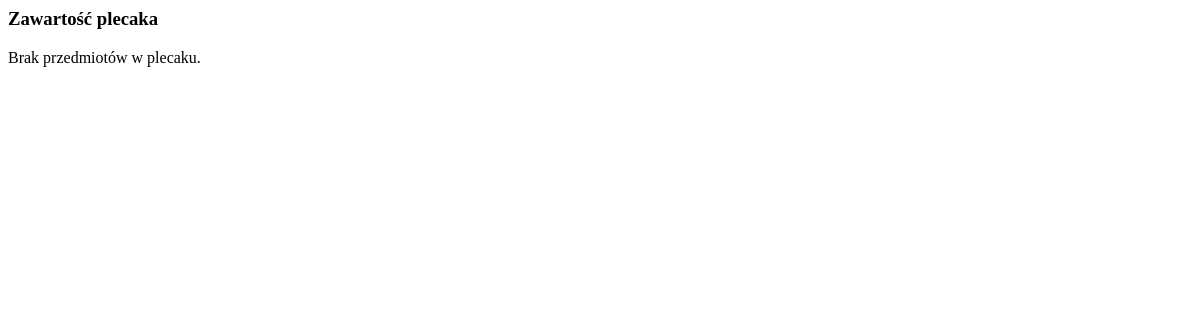
/inventory/plecak/ (signed in), run on an earlier commit of the app's database.
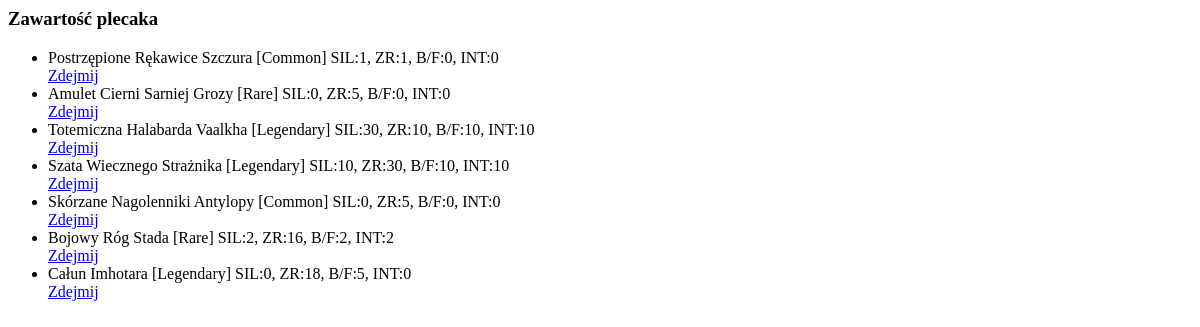
And on a later commit of the database.
### inventory/models.py (models this page shows, shortened)
class InventoryItem(models.Model):
    user = models.ForeignKey(User, on_delete=models.CASCADE)
    item = models.ForeignKey(Item, on_delete=models.CASCADE)
    equipped = models.BooleanField(default=False)

### items/models.py (models this page shows, shortened)
class Item(models.Model):
    SLOT_CHOICES = [
        ('head', 'Head'),
        ('chest', 'Chest'),
        ('legs', 'Legs'),
        ('feet', 'Feet'),
        ('hands', 'Hands'),
        ('weapon', 'Weapons'),
        ('shield', 'Shield'),
        ('accessory', 'Accessory'),
        ('none', 'Brak'),  # dla mikstur itp.
    ]
    ITEM_TYPE_CHOICES = [
        ('equipment', 'Ekwipunek'),
        ('potion_hp', 'Mikstura HP'),
        ('potion_stamina', 'Mikstura Staminy'),
    ]
    name = models.CharField(max_length=100, unique=True, help_text="Nazwa przedmiotu")
    description = models.TextField(blank=True, help_text="Opis przedmiotu")
    rarity = models.CharField(
        max_length=50,
        choices=[
            ('common', 'Common'),
            ('uncommon', 'Uncommon'),
            ('rare', 'Rare'),
            ('epic', 'Epic'),
            ('legendary', 'Legendary'),
        ],
        default='common',
        help_text="Rzadkość przedmiotu"
    )
    slot = models.CharField(
        max_length=50,
        choices=SLOT_CHOICES,
        default='none',
        help_text="Slot, do którego pasuje przedmiot"
    )
    item_type = models.CharField(
        max_length=20,
        choices=ITEM_TYPE_CHOICES,
        default='equipment',
        help_text="Typ przedmiotu"
    )
    item_level = models.IntegerField(help_text="Poziom przedmiotu (ilvl)")
    dmg = models.IntegerField(default=0, help_text="Obrażenia przedmiotu")
    dmg_max = models.IntegerField(default=0, help_text="Maksymalne obrażenia przedmiotu")
    dmg_min = models.IntegerField(default=0, help_text="Minimalne obrażenia przedmiotu")
    item_strength = models.IntegerField(default=0, help_text="Siła przedmiotu")
    item_dexterity = models.IntegerField(default=0, help_text="Zręczność przedmiotu")
    item_constitution = models.IntegerField(default=0, help_text="Wytrzymałość przedmiotu")
    item_intelligence = models.IntegerField(default=0, help_text="Inteligencja przedmiotu")
    value = models.IntegerField(default=0, help_text="Wartość przedmiotu")
    effect_value = models.IntegerField(null=True, blank=True, help_text="Wartość efektu (np. HP +50)")

### inventory/views.py (the view)
# urls.py: path("plecak/", views.backpack_view, name="backpack"),
@login_required
def backpack_view(request):
    all_items = InventoryItem.objects.all()
    my_items = InventoryItem.objects.filter(user=request.user)
    return render(request, "inventory/backpackComponent.html", {"items": my_items})

### inventory/context_processors.py (called while the page is built)
def player_banner_context(request):
    if request.user.is_authenticated:
        try:
            player = UserProfile.objects.get(user=request.user)
            return {'player': player}
        except UserProfile.DoesNotExist:
            return {}
    return {}

### inventory/templates/inventory/backpackComponent.html
<div class="bg-gray-800 p-4 rounded-lg shadow-md text-white">
    <h3 class="text-xl font-bold mb-4 text-center">Zawartość plecaka</h3>
    {% if items %}
        <ul class="divide-y divide-gray-600">
            {% for item in items %}
                <li class="py-2 flex justify-between items-center  rounded px-2">
<div>
  <span class="font-semibold {% if item.item.rarity == 'common' %}text-gray-300
    {% elif item.item.rarity == 'uncommon' %}text-green-400
    {% elif item.item.rarity == 'rare' %}text-blue-400
    {% elif item.item.rarity == 'epic' %}text-purple-400
    {% elif item.item.rarity == 'legendary' %}text-yellow-400
    {% endif %}">
    {{ item.item.name }}
  </span>
  <span class="text-xs italic text-gray-400">[{{ item.item.rarity|title }}]</span>
  {% if "potion" in item.item.item_type %}
    <p class="text-sm text-green-200 italic">
      +
      {% if item.item.item_type == "potion_hp" %}
        {{ item.item.effect_value }} HP
      {% elif item.item.item_type == "potion_stamina" %}
        {{ item.item.effect_value }} staminy
      {% endif %}
    </p>
  {% else %}
    <span class="text-sm text-gray-400">
      SIL:{{ item.item.item_strength }},
      ZR:{{ item.item.item_dexterity }},
      B/F:{{ item.item.item_constitution }},
      INT:{{ item.item.item_intelligence }}
    </span>
  {% endif %}
</div>
  <div>
    {% if "potion" in item.item.item_type %}
      <button
        class="bg-blue-600 hover:bg-blue-700 text-white text-sm px-3 py-1 rounded use-btn"
        data-item-id="{{ item.id }}"
      >
        Wypij
      </button>
    {% elif item.equipped %}
      <a href="{% url 'unequip_item' item.id %}" class="bg-red-500 hover:bg-red-600 text-white text-sm px-3 py-1 rounded">
        Zdejmij
      </a>
    {% else %}
      <a href="{% url 'equip_item' item.id %}" class="bg-blue-500 hover:bg-blue-600 text-white text-sm px-3 py-1 rounded">
        Załóż
      </a>
    {% endif %}
  </div>
</li>
            {% endfor %}
        </ul>
    {% else %}
        <p class="text-center text-gray-400">Brak przedmiotów w plecaku.</p>
    {% endif %}
</div>

What changed in the data, as far as the page shows it:
added InventoryItem: item.name "Postrzępione Rękawice Szczura", item.rarity "Common", item.item_strength "1", item.item_dexterity "1", item.item_constitution "0", item.item_intelligence "0", equipped "Zdejmij"
added InventoryItem: item.name "Amulet Cierni Sarniej Grozy", item.rarity "Rare", item.item_strength "0", item.item_dexterity "5", item.item_constitution "0", item.item_intelligence "0", equipped "Zdejmij"
added InventoryItem: item.name "Totemiczna Halabarda Vaalkha", item.rarity "Legendary", item.item_strength "30", item.item_dexterity "10", item.item_constitution "10", item.item_intelligence "10", equipped "Zdejmij"
added InventoryItem: item.name "Szata Wiecznego Strażnika", item.rarity "Legendary", item.item_strength "10", item.item_dexterity "30", item.item_constitution "10", item.item_intelligence "10", equipped "Zdejmij"
added InventoryItem: item.name "Skórzane Nagolenniki Antylopy", item.rarity "Common", item.item_strength "0", item.item_dexterity "5", item.item_constitution "0", item.item_intelligence "0", equipped "Zdejmij"
added InventoryItem: item.name "Bojowy Róg Stada", item.rarity "Rare", item.item_strength "2", item.item_dexterity "16", item.item_constitution "2", item.item_intelligence "2", equipped "Zdejmij"
added InventoryItem: item.name "Całun Imhotara", item.rarity "Legendary", item.item_strength "0", item.item_dexterity "18", item.item_constitution "5", item.item_intelligence "0", equipped "Zdejmij"
Also different on the page:
text no longer shown: "Brak przedmiotów w plecaku."
